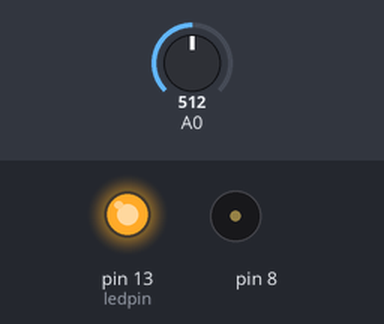
Bench run of a sketch on a simulated Arduino Uno, built with avr-gcc and run on an emulated ATmega328P. On the bench: output pins drawn as LEDs (lit = HIGH), buzzer (waves = sounding). The inputs (shaded band) are chosen by the test bench; at power-on: A0 = 512.

Above: at 0.1 s.
At 5.1 s:
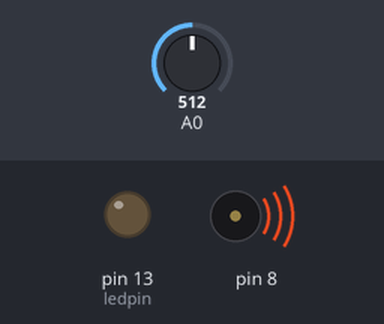
Timing chart, 0 to 6.6 s (numbered marks = the images above):
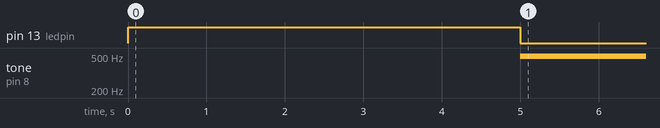

Measured:
- by itself, tone on pin 8: silent → 499 Hz at 5.0 s

The sketch:

first_piezo.ino
```cpp
int s_value;
int s_lo = 1023, s_hi = 0;
const int ledpin = 13;

void setup() {
  pinMode(ledpin, OUTPUT);
  digitalWrite(ledpin, HIGH);

  while(millis()<5000) {
    s_value = analogRead(A0);
    if(s_value>s_hi) {
      s_hi = s_value;
    }
    if(s_value<s_lo) {
      s_lo = s_value;
    }
  }
  digitalWrite(ledpin, LOW);
}

void loop() {
  s_value = analogRead(A0);
  int pitch = map(s_value, s_lo, s_hi, 500, 2000);
  tone(8, pitch, 20);
  delay(7);
}
```
